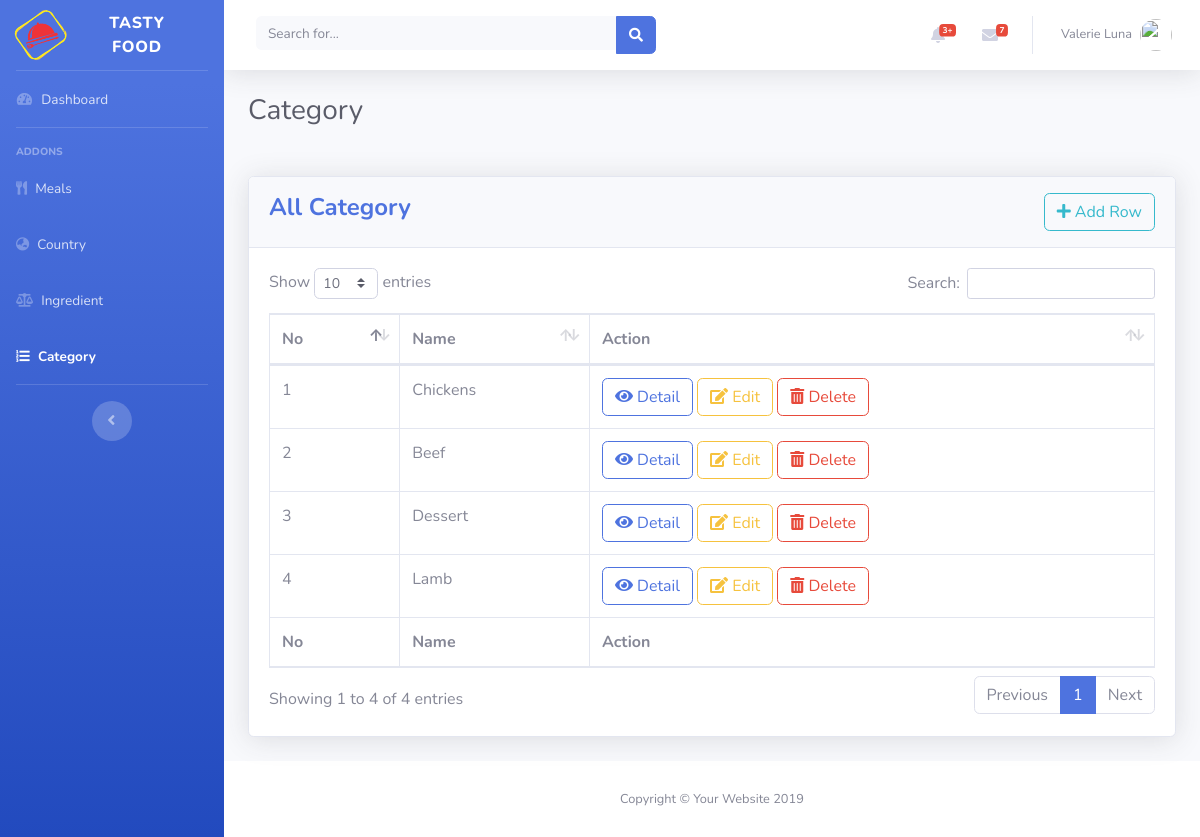
The page /category on the database its author committed.
### tables this page shows
CREATE TABLE `categories` (
  `categories_id` int(11) NOT NULL,
  `categories_name` varchar(225) NOT NULL,
  `categories_photo` text NOT NULL,
  `categories_description` text NOT NULL
);

### application/controllers/Category_ctrl.php (called while the page is built, shortened)
<?php
class Category_ctrl extends CI_Controller
{
	public function index()
	{
		$data['categories'] = $this->Category_mdl->list();
		$data['innerdata'] = 'category_read';
		$this->load->view('backendtemplate',$data);
	}
}
?>

### index.php (called while the page is built, shortened)
<?php
require_once BASEPATH.'core/CodeIgniter.php';

### application/models/Category_mdl.php (called while the page is built, shortened)
<?php
class Category_mdl extends CI_Model
{
	public function list()
	{
		$this->db->select('*');
		$this->db->from('categories');
		$sql = $this->db->get();
		return $sql->result();
	}
}
?>

### application/views/category_read.php (the view, shortened to what this page needs)
<h1 class="h3 mb-2 text-gray-800 mb-5">
    Category
</h1>
<div class="card shadow mb-4">
  <div class="card-header py-3">
    <h4 class="m-0 font-weight-bold text-primary"> All Category
      <a href="<?= base_url('category/create') ?>" class="btn btn-outline-info float-right">
        <i class="fas fa-plus"></i> Add Row
      </a>
    </h4>
  </div>
  <div class="card-body">
    <div class="table-responsive">
      <table class="table table-bordered" id="dataTable" width="100%" cellspacing="0">
        <thead>
          <tr>
            <th>No</th>
            <th>Name</th>
            <th>Action</th>
          </tr>
        </thead>
        <tfoot>
          <tr>
            <th>No</th>
            <th>Name</th>
            <th>Action</th>
          </tr>
        </tfoot>
        <tbody>
          <?php
            $i = 0;
            foreach($categories as $category):
            $id = $category->categories_id;
            $name = $category->categories_name;
            $i++;
          ?>
            <tr>
              <td> <?= $i; ?> </td>
              <td> <?= $name ?> </td>
              <td>
                <a href="<?= base_url('category/detail/'.$id) ?>" class="btn btn-outline-primary">
                  <i class="fas fa-eye"></i> Detail
                </a>
                <a href="<?= base_url('category/edit/'.$id) ?>" class="btn btn-outline-warning">
                  <i class="fas fa-edit"></i> Edit
                </a>
                <a href="<?= base_url('category/delete/'.$id) ?>" class="btn btn-outline-danger">
                  <i class="fas fa-trash-alt"></i> Delete
                </a>
              </td>
            </tr>
          <?php endforeach; ?>
        </tbody>
      </table>
    </div>
  </div>
</div>

### rows shown on the page
categories: categories_name "Chickens"
categories: categories_name "Beef"
categories: categories_name "Dessert"
categories: categories_name "Lamb"
